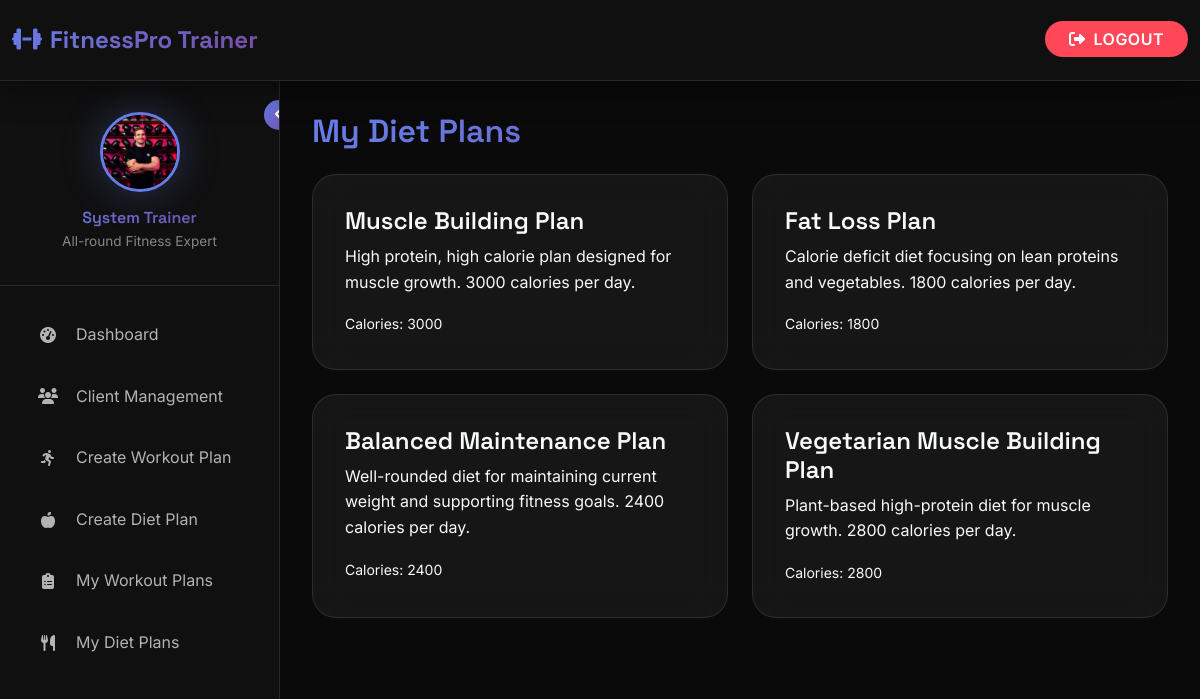
The page /trainer/my_diet_plans (signed in) on the database its author committed.
### gym_management/gym_app/models.py (models this page shows, shortened)
class Trainer(models.Model):
    first_name = models.CharField(max_length=50)
    last_name = models.CharField(max_length=50)
    email = models.CharField(max_length=50, null=True, blank=True)
    phone_number = models.CharField(max_length=20)
    username = models.CharField(max_length=150, unique=True)
    password = models.CharField(max_length=100)
    specialization = models.CharField(max_length=200, null=True, blank=True)
    image = models.ImageField(upload_to="trainers/", default="trainers/default.png", null=True, blank=True)
    created_at = models.DateTimeField(auto_now_add=True)

class DietPlan(models.Model):
    trainer = models.ForeignKey(Trainer, on_delete=models.CASCADE, related_name='diet_plans')
    name = models.CharField(max_length=200)
    description = models.TextField()
    total_calories = models.IntegerField(null=True, blank=True)
    created_at = models.DateTimeField(auto_now_add=True)
    is_default = models.BooleanField(default=False)

### gym_management/gym_app/views.py (the view)
# urls.py: path('trainer/my_diet_plans', views.trainer_diet_plans, name='trainer_diet_plans'),
def trainer_diet_plans(request):
    if 'trainer_id' not in request.session:
        return redirect('/trainer_login')
    trainer = Trainer.objects.get(id=request.session['trainer_id'])
    plans = DietPlan.objects.filter(trainer=trainer)
    return render(request, 'trainer/my_diet_plans.html', {'trainer': trainer, 'diet_plans': plans})

### gym_management/gym_app/context_processors.py (called while the page is built)
def logged_in_user(request):
    user = None
    trainer = None
    if request.session.get('user_id'):
        try:
            user = Gym_user.objects.get(id=request.session['user_id'])
        except Gym_user.DoesNotExist:
            user = None
    elif request.session.get('trainer_id'):
        try:
            trainer = Trainer.objects.get(id=request.session['trainer_id'])
        except Trainer.DoesNotExist:
            trainer = None
    return {'logged_in_user': user, 'logged_in_trainer': trainer}

def gym_info_context(request):
    gym_info = GymInfo.objects.first()
    return {
        'gym_info': gym_info
    }

### gym_management/gym_app/templates/trainer/my_diet_plans.html (shortened to what this page needs)
{% extends 'base_trainer.html' %}
{% block content %}
<h2 class="gradient-text mb-4">My Diet Plans</h2>
<div class="row g-4">
  {% for plan in diet_plans %}
  <div class="col-md-6">
    <a href="{% url 'diet_plan_detail' plan.id %}" class="dashboard-card d-block text-decoration-none text-light">
      <h4>{{ plan.name }}</h4>
      <p>{{ plan.description }}</p>
      <small>Calories: {{ plan.total_calories|default:"N/A" }}</small>
    </a>
  </div>
  {% empty %}
  <p>No diet plans created yet.</p>
  {% endfor %}
</div>
{% endblock %}

### gym_management/gym_app/templates/base_trainer.html (shortened to what this page needs)
{% load static %}
<!DOCTYPE html>
<html lang="en">
<head>
    <link href="https://cdn.jsdelivr.net/npm/bootstrap@5.3.2/dist/css/bootstrap.min.css" rel="stylesheet">
    <link rel="stylesheet" href="https://cdnjs.cloudflare.com/ajax/libs/font-awesome/6.5.0/css/all.min.css">
    <link href="https://unpkg.com/aos@2.3.1/dist/aos.css" rel="stylesheet">
</head>
<body>
    <div class="admin-wrapper">
        <nav class="navbar navbar-expand-lg admin-navbar">
            <div class="container-fluid">
                <a class="navbar-brand" href="{% url 'trainer_dashboard' %}">
                    <i class="fas fa-dumbbell me-2"></i>FitnessPro Trainer
                </a>
                <div class="ms-auto">
                    <a href="{% url 'logout' %}" class="logout-btn">
                        <i class="fas fa-sign-out-alt me-2"></i>Logout
                    </a>
                </div>
            </div>
        </nav>
        <aside class="admin-sidebar" id="adminSidebar">
            <button class="sidebar-toggle d-none d-lg-block" onclick="toggleSidebar()">
                <i class="fas fa-angle-left" id="toggleIcon"></i>
            </button>
            <div class="admin-user-info">
                <div class="admin-user-avatar-container" id="trainer-avatar-container">
                    {% if trainer.image %}
                        <img src="{{ trainer.image.url }}" class="admin-user-avatar" id="trainer-profile-avatar" alt="Trainer Avatar">
                    {% else %}
                        <img src="{% static 'images/find_user.png' %}" class="admin-user-avatar" id="trainer-profile-avatar" alt="Trainer Avatar">
                    {% endif %}
                </div>
                <div class="trainer-details">
                    <h6 class="gradient-text">{{ trainer.first_name }} {{ trainer.last_name }}</h6>
                    <small   style = "color : var(--text-muted)"  >{{ trainer.specialization|default:"Fitness Trainer" }}</small>
                </div>
            </div>
            <nav class="admin-nav">
                <div class="admin-nav-item">
                    <a href="{% url 'trainer_dashboard' %}" class="admin-nav-link {% if request.path == '/trainer/dashboard' %}active{% endif %}">
                        <i class="fas fa-tachometer-alt"></i>
                        <span>Dashboard</span>
                    </a>
                </div>
                <div class="admin-nav-item">
                    <a href="{% url 'trainer_clients' %}" class="admin-nav-link {% if request.path == '/trainer/clients' %}active{% endif %}">
                        <i class="fas fa-users"></i>
                        <span>Client Management</span>
                    </a>
                </div>
                <div class="admin-nav-item">
                    <a href="{% url 'create_workout_plan_page' %}" class="admin-nav-link {% if request.path == '/trainer/create-workout-plan' %}active{% endif %}">
                        <i class="fas fa-running"></i>
                        <span>Create Workout Plan</span>
                    </a>
                </div>
                <div class="admin-nav-item">
                    <a href="{% url 'create_diet_plan_page' %}" class="admin-nav-link {% if request.path == '/trainer/create-diet-plan' %}active{% endif %}">
                        <i class="fas fa-apple-alt"></i>
                        <span>Create Diet Plan</span>
                    </a>
                </div>
                <div class="admin-nav-item">
                    <a href="{% url 'trainer_workout_plans' %}" class="admin-nav-link {% if request.path == '/trainer/workout-plans' %}active{% endif %}">
                        <i class="fas fa-clipboard-list"></i>
                        <span>My Workout Plans</span>
                    </a>
                </div>
                <div class="admin-nav-item">
                    <a href="{% url 'trainer_diet_plans' %}" class="admin-nav-link {% if request.path == '/trainer/diet-plans' %}active{% endif %}">
                        <i class="fas fa-utensils"></i>
                        <span>My Diet Plans</span>
                    </a>
                </div>
            </nav>
        </aside>
        <main class="admin-content" id="adminContent">
            {% block content %}{% endblock %}
        </main>
    </div>
</body>
</html>

### rows shown on the page
Trainer: image (picture), first_name "System", last_name "Trainer", specialization "All-round Fitness Expert"
DietPlan: name "Muscle Building Plan", description "High protein, high calorie plan designed for muscle growth. 3000 calories per day.", total_calories "3000"
DietPlan: name "Fat Loss Plan", description "Calorie deficit diet focusing on lean proteins and vegetables. 1800 calories per day.", total_calories "1800"
DietPlan: name "Balanced Maintenance Plan", description "Well-rounded diet for maintaining current weight and supporting fitness goals. 2400 calories per day.", total_calories "2400"
DietPlan: name "Vegetarian Muscle Building Plan", description "Plant-based high-protein diet for muscle growth. 2800 calories per day.", total_calories "2800"
